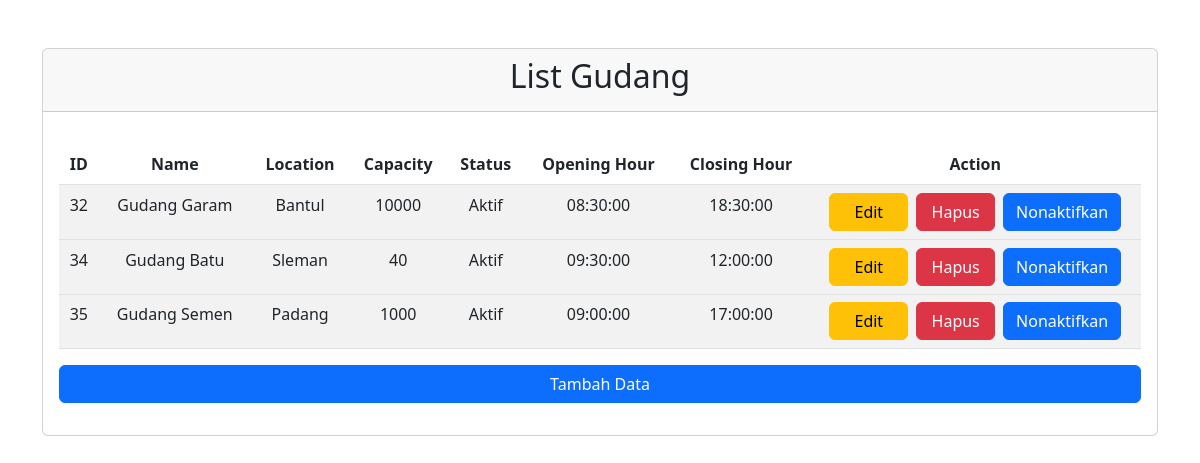
The page / on the database its author committed.
### tables this page shows
CREATE TABLE `gudang` (
  `id` int(11) NOT NULL,
  `name` varchar(255) NOT NULL,
  `location` varchar(255) NOT NULL,
  `capacity` int(11) NOT NULL,
  `status` enum('Aktif','Tidak_Aktif') NOT NULL,
  `opening_hour` time NOT NULL,
  `closing_hour` time NOT NULL
);

### gudang.php (called while the page is built, shortened)
<?php
class Gudang{
    private $conn;
    private $table_name = "gudang";
    public function __construct($db){
        $this->conn = $db;
    }
    public function tampildata(){
        $stmt = $this->conn->prepare("SELECT id , name, location, capacity, status, opening_hour, closing_hour FROM ".$this->table_name);
        $stmt->execute();
        return $stmt;
    }
}
?>

### index.php (the view, shortened to what this page needs)
<?php
require_once 'gudang.php';
$database = new Database();
$db = $database->getConnection();
$gudang = new Gudang($db);
$stmt= $gudang->tampildata();
?>
<!DOCTYPE html>
<html lang="en">
<head>
    <link href="https://cdn.jsdelivr.net/npm/bootstrap@5.3.0-alpha1/dist/css/bootstrap.min.css" rel="stylesheet">
</head>
<body>
    <div class="container mt-5">
        <div class="card">
            <div class="card-header text-center">
                <h2>List Gudang</h2>
            </div>
            <div class="card-body">
                <table class="table table-striped">
                    <thead class="thead text-center">
                        <tr>
                             <th>ID</th>
                            <th>Name</th>
                            <th>Location</th>
                            <th>Capacity</th>
                            <th>Status</th>
                            <th>Opening Hour</th>
                            <th>Closing Hour</th>
                            <th>Action</th>
                        </tr>
                    </thead>
                    <tbody class="tbody text-center">
                        <?php
                            while($row = $stmt->fetch(PDO::FETCH_ASSOC)){
                                extract($row);
                                echo "<tr>";
                                echo "<td>{$id}</td>";
                                echo "<td>{$name}</td>";
                                echo "<td>{$location}</td>";
                                echo "<td>{$capacity}</td>";
                                echo "<td>{$status}</td>";
                                echo "<td>{$opening_hour}</td>";
                                echo "<td>{$closing_hour}</td>";
                                echo "<td class='ms-5'>";
                                echo "<a href='edit.php?id={$id}' class='btn btn-warning mx-1 w-25'>Edit</a>";
                                echo "<a href='hapus.php?id={$id}' class='btn btn-danger mx-1 w-25' >Hapus</a>";
                                if(strtolower($row['status']) == "aktif"){
                                    echo "<a href='nonaktif.php?id={$id}' class='btn btn-primary mx-1'>Nonaktifkan</a>";
                                }else{
                                    echo "<a href='aktifkan.php?id={$id}' class='btn btn-secondary mx-1 w-25'>Aktifkan</a>";
                                }
                                echo "</td>";
                                echo "<tr>";
                            }
                            ?>
                    </tbody>
                </table>
                <div class="my-3">
                    <a href="tambah.php" class="btn btn-primary w-100">Tambah Data</a>
                </div>
            </div>
        </div>
    </div>
</body>
</html>

### rows shown on the page
gudang: id "32", name "Gudang Garam", location "Bantul", capacity "10000", status "Aktif", opening_hour "08:30:00", closing_hour "18:30:00"
gudang: id "34", name "Gudang Batu", location "Sleman", capacity "40", status "Aktif", opening_hour "09:30:00", closing_hour "12:00:00"
gudang: id "35", name "Gudang Semen", location "Padang", capacity "1000", status "Aktif", opening_hour "09:00:00", closing_hour "17:00:00"
